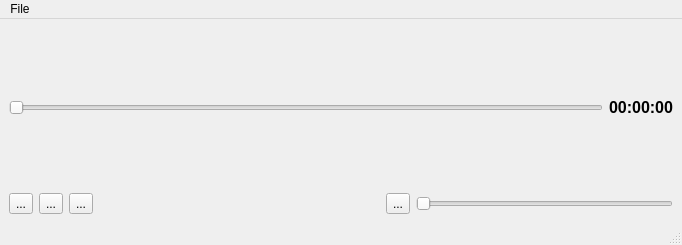
<?xml version="1.0" encoding="UTF-8"?>
<ui version="4.0">
 <class>MainWindow</class>
 <widget class="QMainWindow" name="MainWindow">
  <property name="geometry">
   <rect>
    <x>0</x>
    <y>0</y>
    <width>682</width>
    <height>245</height>
   </rect>
  </property>
  <property name="windowTitle">
   <string>MainWindow</string>
  </property>
  <widget class="QWidget" name="centralwidget">
   <layout class="QHBoxLayout" name="horizontalLayout_5">
    <item>
     <layout class="QVBoxLayout" name="verticalLayout">
      <item>
       <layout class="QHBoxLayout" name="horizontalLayout">
        <item>
         <widget class="QSlider" name="horizontalSliderPlay">
          <property name="orientation">
           <enum>Qt::Horizontal</enum>
          </property>
         </widget>
        </item>
        <item>
         <widget class="QLabel" name="labelTimer">
          <property name="font">
           <font>
            <pointsize>12</pointsize>
            <bold>true</bold>
           </font>
          </property>
          <property name="text">
           <string>00:00:00</string>
          </property>
         </widget>
        </item>
       </layout>
      </item>
      <item>
       <layout class="QHBoxLayout" name="horizontalLayout_4">
        <item>
         <layout class="QHBoxLayout" name="horizontalLayout_2">
          <item>
           <widget class="QToolButton" name="playButton">
            <property name="text">
             <string>...</string>
            </property>
            <property name="icon">
             <iconset resource="res.qrc">
              <normaloff>:/images/play.png</normaloff>:/images/play.png</iconset>
            </property>
            <property name="iconSize">
             <size>
              <width>30</width>
              <height>30</height>
             </size>
            </property>
           </widget>
          </item>
          <item>
           <widget class="QToolButton" name="pauseButton">
            <property name="text">
             <string>...</string>
            </property>
            <property name="icon">
             <iconset resource="res.qrc">
              <normaloff>:/images/pause.png</normaloff>:/images/pause.png</iconset>
            </property>
            <property name="iconSize">
             <size>
              <width>30</width>
              <height>30</height>
             </size>
            </property>
           </widget>
          </item>
          <item>
           <widget class="QToolButton" name="stopButton">
            <property name="text">
             <string>...</string>
            </property>
            <property name="icon">
             <iconset resource="res.qrc">
              <normaloff>:/images/stop.png</normaloff>:/images/stop.png</iconset>
            </property>
            <property name="iconSize">
             <size>
              <width>30</width>
              <height>30</height>
             </size>
            </property>
           </widget>
          </item>
         </layout>
        </item>
        <item>
         <spacer name="horizontalSpacer">
          <property name="orientation">
           <enum>Qt::Horizontal</enum>
          </property>
          <property name="sizeHint" stdset="0">
           <size>
            <width>40</width>
            <height>20</height>
           </size>
          </property>
         </spacer>
        </item>
        <item>
         <layout class="QHBoxLayout" name="horizontalLayout_3">
          <item>
           <widget class="QToolButton" name="volumeButton">
            <property name="text">
             <string>...</string>
            </property>
            <property name="icon">
             <iconset resource="res.qrc">
              <normaloff>:/images/volume.png</normaloff>:/images/volume.png</iconset>
            </property>
            <property name="iconSize">
             <size>
              <width>30</width>
              <height>30</height>
             </size>
            </property>
           </widget>
          </item>
          <item>
           <widget class="QSlider" name="horizontalSliderVolume">
            <property name="orientation">
             <enum>Qt::Horizontal</enum>
            </property>
           </widget>
          </item>
         </layout>
        </item>
       </layout>
      </item>
     </layout>
    </item>
   </layout>
  </widget>
  <widget class="QMenuBar" name="menubar">
   <property name="geometry">
    <rect>
     <x>0</x>
     <y>0</y>
     <width>682</width>
     <height>26</height>
    </rect>
   </property>
   <widget class="QMenu" name="menuFile">
    <property name="title">
     <string>File</string>
    </property>
    <addaction name="actionOpen"/>
   </widget>
   <addaction name="menuFile"/>
  </widget>
  <widget class="QStatusBar" name="statusbar"/>
  <action name="actionOpen">
   <property name="text">
    <string>Open</string>
   </property>
  </action>
 </widget>
 <resources>
  <include location="res.qrc"/>
 </resources>
 <connections/>
</ui>
